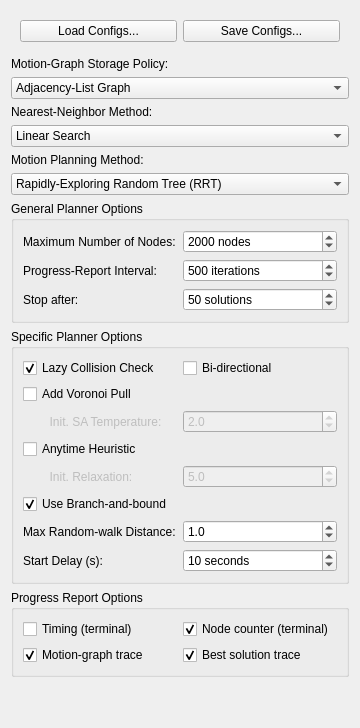
<?xml version="1.0" encoding="UTF-8"?>
<ui version="4.0">
 <class>PlannerAlgConfig</class>
 <widget class="QWidget" name="PlannerAlgConfig">
  <property name="geometry">
   <rect>
    <x>0</x>
    <y>0</y>
    <width>360</width>
    <height>728</height>
   </rect>
  </property>
  <property name="windowTitle">
   <string>Planning Algorithm Configuration</string>
  </property>
  <layout class="QVBoxLayout" name="verticalLayout">
   <item>
    <widget class="QWidget" name="widget_2" native="true">
     <layout class="QGridLayout" name="gridLayout_4">
      <item row="0" column="0">
       <widget class="QPushButton" name="load_button">
        <property name="text">
         <string>Load Configs...</string>
        </property>
       </widget>
      </item>
      <item row="0" column="1">
       <widget class="QPushButton" name="save_button">
        <property name="text">
         <string>Save Configs...</string>
        </property>
       </widget>
      </item>
     </layout>
    </widget>
   </item>
   <item>
    <widget class="QLabel" name="label_7">
     <property name="text">
      <string>Motion-Graph Storage Policy:</string>
     </property>
    </widget>
   </item>
   <item>
    <widget class="QComboBox" name="graph_storage_selection">
     <item>
      <property name="text">
       <string>Adjacency-List Graph</string>
      </property>
     </item>
     <item>
      <property name="text">
       <string>Adjacency-List / DVP-Tree Overlay</string>
      </property>
     </item>
    </widget>
   </item>
   <item>
    <widget class="QLabel" name="label_8">
     <property name="text">
      <string>Nearest-Neighbor Method:</string>
     </property>
    </widget>
   </item>
   <item>
    <widget class="QComboBox" name="KNN_method_selection">
     <item>
      <property name="text">
       <string>Linear Search</string>
      </property>
     </item>
     <item>
      <property name="text">
       <string>Binary Breadth-first DVP-Tree</string>
      </property>
     </item>
     <item>
      <property name="text">
       <string>Quaternary Breadth-first DVP-Tree</string>
      </property>
     </item>
     <item>
      <property name="text">
       <string>Binary Cache-Oblivious DVP-tree</string>
      </property>
     </item>
     <item>
      <property name="text">
       <string>Quaternary Cache-Oblivious DVP-tree</string>
      </property>
     </item>
    </widget>
   </item>
   <item>
    <widget class="QLabel" name="label_5">
     <property name="text">
      <string>Motion Planning Method:</string>
     </property>
    </widget>
   </item>
   <item>
    <widget class="QComboBox" name="planning_algo_selection">
     <item>
      <property name="text">
       <string>Rapidly-Exploring Random Tree (RRT)</string>
      </property>
     </item>
     <item>
      <property name="text">
       <string>Rapidly-Exploring Random Tree Star (RRT*)</string>
      </property>
     </item>
     <item>
      <property name="text">
       <string>Probabilistic Road-Map (PRM)</string>
      </property>
     </item>
     <item>
      <property name="text">
       <string>Sampling-based A* (SBA*)</string>
      </property>
     </item>
     <item>
      <property name="text">
       <string>Flexible Anytime-Dynamic PRM (FADPRM)</string>
      </property>
     </item>
    </widget>
   </item>
   <item>
    <widget class="QGroupBox" name="general_option_group">
     <property name="title">
      <string>General Planner Options</string>
     </property>
     <layout class="QGridLayout" name="gridLayout">
      <item row="0" column="0">
       <widget class="QLabel" name="label_9">
        <property name="text">
         <string>Maximum Number of Nodes:</string>
        </property>
       </widget>
      </item>
      <item row="2" column="0">
       <widget class="QLabel" name="label_10">
        <property name="text">
         <string>Progress-Report Interval:</string>
        </property>
       </widget>
      </item>
      <item row="4" column="0">
       <widget class="QLabel" name="label_11">
        <property name="text">
         <string>Stop after:</string>
        </property>
       </widget>
      </item>
      <item row="0" column="1">
       <widget class="QSpinBox" name="maxvertices_spinbox">
        <property name="suffix">
         <string> nodes</string>
        </property>
        <property name="minimum">
         <number>100</number>
        </property>
        <property name="maximum">
         <number>20000</number>
        </property>
        <property name="singleStep">
         <number>100</number>
        </property>
        <property name="value">
         <number>2000</number>
        </property>
       </widget>
      </item>
      <item row="2" column="1">
       <widget class="QSpinBox" name="progress_interval_spinbox">
        <property name="suffix">
         <string> iterations</string>
        </property>
        <property name="minimum">
         <number>100</number>
        </property>
        <property name="maximum">
         <number>10000</number>
        </property>
        <property name="singleStep">
         <number>100</number>
        </property>
        <property name="value">
         <number>500</number>
        </property>
       </widget>
      </item>
      <item row="4" column="1">
       <widget class="QSpinBox" name="maxsolutions_spinbox">
        <property name="suffix">
         <string> solutions</string>
        </property>
        <property name="minimum">
         <number>1</number>
        </property>
        <property name="maximum">
         <number>200</number>
        </property>
        <property name="singleStep">
         <number>5</number>
        </property>
        <property name="value">
         <number>50</number>
        </property>
       </widget>
      </item>
     </layout>
    </widget>
   </item>
   <item>
    <widget class="QGroupBox" name="groupBox_2">
     <property name="title">
      <string>Specific Planner Options</string>
     </property>
     <layout class="QGridLayout" name="gridLayout_2">
      <item row="0" column="0">
       <widget class="QCheckBox" name="check_lazy_collision">
        <property name="text">
         <string>Lazy Collision Check</string>
        </property>
        <property name="checked">
         <bool>true</bool>
        </property>
       </widget>
      </item>
      <item row="4" column="0">
       <widget class="QLabel" name="label_relaxation">
        <property name="enabled">
         <bool>false</bool>
        </property>
        <property name="text">
         <string>        Init. Relaxation:</string>
        </property>
       </widget>
      </item>
      <item row="3" column="0">
       <widget class="QCheckBox" name="check_anytime_heuristic">
        <property name="text">
         <string>Anytime Heuristic</string>
        </property>
       </widget>
      </item>
      <item row="2" column="1">
       <widget class="QDoubleSpinBox" name="init_sa_temp_spinbox">
        <property name="enabled">
         <bool>false</bool>
        </property>
        <property name="decimals">
         <number>1</number>
        </property>
        <property name="singleStep">
         <double>0.100000000000000</double>
        </property>
        <property name="value">
         <double>2.000000000000000</double>
        </property>
       </widget>
      </item>
      <item row="7" column="0">
       <widget class="QLabel" name="label_start_delay">
        <property name="text">
         <string>Start Delay (s):</string>
        </property>
       </widget>
      </item>
      <item row="2" column="0">
       <widget class="QLabel" name="label_sa_temp">
        <property name="enabled">
         <bool>false</bool>
        </property>
        <property name="text">
         <string>        Init. SA Temperature:</string>
        </property>
       </widget>
      </item>
      <item row="1" column="0">
       <widget class="QCheckBox" name="check_voronoi_pull">
        <property name="text">
         <string>Add Voronoi Pull</string>
        </property>
       </widget>
      </item>
      <item row="0" column="1">
       <widget class="QCheckBox" name="check_bidir">
        <property name="text">
         <string>Bi-directional</string>
        </property>
       </widget>
      </item>
      <item row="5" column="0">
       <widget class="QCheckBox" name="check_bnb">
        <property name="text">
         <string>Use Branch-and-bound</string>
        </property>
        <property name="checked">
         <bool>true</bool>
        </property>
       </widget>
      </item>
      <item row="4" column="1">
       <widget class="QDoubleSpinBox" name="init_relax_spinbox">
        <property name="enabled">
         <bool>false</bool>
        </property>
        <property name="decimals">
         <number>1</number>
        </property>
        <property name="singleStep">
         <double>0.100000000000000</double>
        </property>
        <property name="value">
         <double>5.000000000000000</double>
        </property>
       </widget>
      </item>
      <item row="7" column="1">
       <widget class="QDoubleSpinBox" name="start_delay_spinbox">
        <property name="suffix">
         <string> seconds</string>
        </property>
        <property name="decimals">
         <number>0</number>
        </property>
        <property name="maximum">
         <double>200.000000000000000</double>
        </property>
        <property name="value">
         <double>10.000000000000000</double>
        </property>
       </widget>
      </item>
      <item row="6" column="0">
       <widget class="QLabel" name="max_expansion_label">
        <property name="text">
         <string>Max Random-walk Distance:</string>
        </property>
       </widget>
      </item>
      <item row="6" column="1">
       <widget class="QDoubleSpinBox" name="max_expansion_spinbox">
        <property name="decimals">
         <number>1</number>
        </property>
        <property name="singleStep">
         <double>0.100000000000000</double>
        </property>
        <property name="value">
         <double>1.000000000000000</double>
        </property>
       </widget>
      </item>
     </layout>
    </widget>
   </item>
   <item>
    <widget class="QGroupBox" name="groupBox">
     <property name="title">
      <string>Progress Report Options</string>
     </property>
     <layout class="QVBoxLayout" name="verticalLayout_2">
      <item>
       <widget class="QWidget" name="widget" native="true">
        <layout class="QGridLayout" name="gridLayout_3">
         <property name="margin">
          <number>0</number>
         </property>
         <item row="0" column="0">
          <widget class="QCheckBox" name="check_print_timing">
           <property name="enabled">
            <bool>true</bool>
           </property>
           <property name="text">
            <string>Timing (terminal)</string>
           </property>
          </widget>
         </item>
         <item row="0" column="1">
          <widget class="QCheckBox" name="check_print_counter">
           <property name="enabled">
            <bool>true</bool>
           </property>
           <property name="text">
            <string>Node counter (terminal)</string>
           </property>
           <property name="checked">
            <bool>true</bool>
           </property>
          </widget>
         </item>
         <item row="1" column="0">
          <widget class="QCheckBox" name="check_print_graph">
           <property name="text">
            <string>Motion-graph trace</string>
           </property>
           <property name="checked">
            <bool>true</bool>
           </property>
          </widget>
         </item>
         <item row="1" column="1">
          <widget class="QCheckBox" name="check_print_best">
           <property name="text">
            <string>Best solution trace</string>
           </property>
           <property name="checked">
            <bool>true</bool>
           </property>
          </widget>
         </item>
        </layout>
       </widget>
      </item>
     </layout>
    </widget>
   </item>
   <item>
    <spacer name="verticalSpacer_2">
     <property name="orientation">
      <enum>Qt::Vertical</enum>
     </property>
     <property name="sizeHint" stdset="0">
      <size>
       <width>20</width>
       <height>203</height>
      </size>
     </property>
    </spacer>
   </item>
  </layout>
  <action name="actionUpdateAvailOptions">
   <property name="text">
    <string>UpdateAvailOptions</string>
   </property>
  </action>
 </widget>
 <resources/>
 <connections>
  <connection>
   <sender>check_voronoi_pull</sender>
   <signal>toggled(bool)</signal>
   <receiver>init_sa_temp_spinbox</receiver>
   <slot>setEnabled(bool)</slot>
   <hints>
    <hint type="sourcelabel">
     <x>94</x>
     <y>328</y>
    </hint>
    <hint type="destinationlabel">
     <x>265</x>
     <y>354</y>
    </hint>
   </hints>
  </connection>
  <connection>
   <sender>check_voronoi_pull</sender>
   <signal>toggled(bool)</signal>
   <receiver>label_sa_temp</receiver>
   <slot>setEnabled(bool)</slot>
   <hints>
    <hint type="sourcelabel">
     <x>94</x>
     <y>328</y>
    </hint>
    <hint type="destinationlabel">
     <x>94</x>
     <y>354</y>
    </hint>
   </hints>
  </connection>
  <connection>
   <sender>check_anytime_heuristic</sender>
   <signal>toggled(bool)</signal>
   <receiver>label_relaxation</receiver>
   <slot>setEnabled(bool)</slot>
   <hints>
    <hint type="sourcelabel">
     <x>94</x>
     <y>380</y>
    </hint>
    <hint type="destinationlabel">
     <x>94</x>
     <y>406</y>
    </hint>
   </hints>
  </connection>
  <connection>
   <sender>check_anytime_heuristic</sender>
   <signal>toggled(bool)</signal>
   <receiver>init_relax_spinbox</receiver>
   <slot>setEnabled(bool)</slot>
   <hints>
    <hint type="sourcelabel">
     <x>94</x>
     <y>380</y>
    </hint>
    <hint type="destinationlabel">
     <x>265</x>
     <y>406</y>
    </hint>
   </hints>
  </connection>
 </connections>
</ui>
